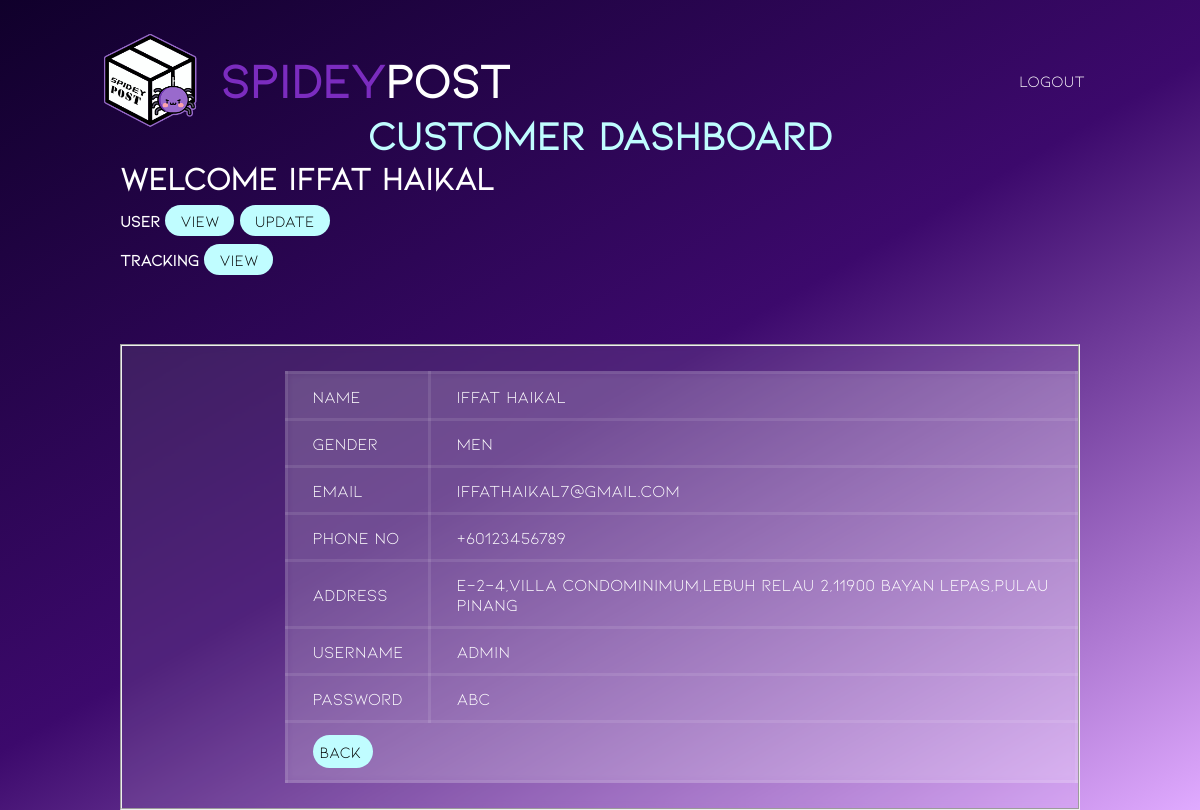
Screenshot of /user/detail_user.php (signed in) with the database file from the repository.
### tables this page shows
CREATE TABLE `customer` (
  `custID` int(10) NOT NULL,
  `username` varchar(50) NOT NULL,
  `password` varchar(50) NOT NULL,
  `custName` varchar(255) NOT NULL,
  `gender` int(5) NOT NULL,
  `custAddress` varchar(255) NOT NULL,
  `custContact` varchar(12) NOT NULL,
  `custEmail` varchar(50) NOT NULL,
  `level_id` int(3) NOT NULL
);

### user/detail_user.php (the view, shortened to what this page needs)
<!DOCTYPE html>
<?php
include('../include/dbconn.php');
$user = $_SESSION['username'];
?>
<html lang="en">
<head>
    <link rel="stylesheet" href="./dashboard.css">
</head>
<body>
    <header id="header">
        <a href="#" class="logo">
            <img src="../Sources/Logo.png" alt="Logo">
            <h2>
                <div>Spidey</div> Post
            </h2>
        </a>
        <ul class="navigation">
            <li><a href="../login/logout.php">Logout</a></li>
        </ul>
    </header>
    <div class="container">
        <div class="bar">
            <h1> Customer Dashboard</h1>
        </div>
        <div class="main">
            <div class="greetinguser">
                <h1>Welcome <?php echo $_SESSION['username']; ?></h1>
                <b>User</b>
                <a href="view_user.php">View</a>
                <a href="update_user.php">Update<br></a>
                <div class="track">
                    <b>Tracking</b>
                    <a href="view_tracking.php">View</a>
                </div>
            </div>
        </div>
        <div class="container1">
            <?php
            $query = "SELECT * FROM customer WHERE custName='$user'";
            $result = mysqli_query($dbconn, $query) or die("Error: " . mysqli_error($dbconn));
            $row = mysqli_fetch_array($result);
            ?>
            <fieldset>
                <form name="edit_user" method="post" action="db_update_user.php" enctype="multipart/form-data">
                    <table class="tableContent">
                        <tr>
                            <td width="16%">Name</td>
                            <td width="84%"><?php echo ucwords(strtolower($row['custName'])); ?></td>
                        </tr>
                        <tr>
                            <td width="16%">Gender</td>
                            <td>
                                <?php if ($row['gender'] == 1) {
                                    echo 'MEN';
                                } ?>
                            </td>
                        </tr>
                        <tr>
                            <td width="16%">Email</td>
                            <td><?php echo $row['custEmail']; ?></td>
                        </tr>
                        <tr>
                            <td width="16%">Phone No</td>
                            <td><?php echo $row['custContact']; ?></td>
                        </tr>
                        <tr>
                            <td width="16%">Address</td>
                            <td><?php echo ucwords(strtolower($row['custAddress'])); ?></td>
                        </tr>
                        <tr>
                            <td width="16%">Username</td>
                            <td><?php echo $row['username']; ?>
                            </td>
                        </tr>
                        <tr>
                            <td width="16%">Password</td>
                            <td><?php echo $row['password']; ?></td>
                        </tr>
                        <tr>
                            <td colspan="2"><input type="button" name="cancel" value="Back " onclick="location.href='view_user.php'" /></td>
                        </tr>
                    </table>
                </form>
            </fieldset>
        </div>
    </div>
</body>
</html>

### user/dashboard.css (style rules this page uses)
* { margin: 0; padding: 0; box-sizing: border-box; font-family: 'Kiona'; color: white; }
body { display: flex; justify-content: center; align-items: center; flex-wrap: wrap; background: linear-gradient(150deg, #10002b,#3c096c, #e0aaff); min-height: 100vh; background-repeat: no-repeat; background-attachment: fixed; }
#header { position: absolute; top: 0; left: 0; width: 100%; padding: 30px 100px; display: flex; justify-content: space-between; align-items: center; z-index: 10000; }
#header .logo { display: flex; color: white; font-weight: 700; font-size: 2em; text-decoration: none; }
#header .logo img { max-height: 100px; padding-right: 20px; }
#header .logo h2 { margin-top: 20px; display: flex; }
#header .logo h2 div { color: #7b2cbf; }
#header .navigation { display: flex; justify-content: center; align-items: center; }
#header .navigation li { list-style: none; margin-left: 20px; }
#header .navigation li a { text-decoration: none; padding: 6px 15px; color: white; border-radius: 20px; }
.container { position: relative; width: 80%; height: 80vh; margin-top: 5%; }
.container .bar { display: flex; justify-content: center; font-size: 20px; font-weight: 500; }
.container .bar h1 { color: #c0fdff; }
.container a { background: #c0fdff; color: #000000; padding: 6px 15px; border-radius: 20px; text-decoration: none; text-align: center; }
.greetinguser h1 { margin-bottom: 15px; }
.greetinguser .track { margin-top: 20px; }
.main { padding-bottom: 50px; }
.tableContent { border-collapse: collapse; margin: 25px 0; font-size: 17px; min-width: 400px; backdrop-filter: blur(4px); background: rgba(255, 255, 255, 0.1); }
.tableContent tbody tr { color: #fff; font-weight: 500; }
.tableContent th, .tableContent td { padding: 12px 25px; border: 3px solid rgba(255, 255, 255, 0.1); }
form { margin-left: 17%; }
form input, form textarea { padding: 15px; font-size: 16px; border: none; outline: none; background: #10002b; color: #fff; resize: none; border-radius: 30px; }
form input[type="submit"], form input[type="button"] { background: #c0fdff; color: #000000; font-weight: 500; padding: 7px; }
fieldset { margin: 25px 0; backdrop-filter: blur(4px); background: rgba(255, 255, 255, 0.1); width: 100%; }

### rows the page displays
customer: custName "Iffat Haikal", custEmail "iffathaikal7@gmail.com", custContact "+60123456789", custAddress "E-2-4,villa Condominimum,lebuh Relau 2,11900 Bayan Lepas,pulau Pinang", username "admin", password "abc"

### other values shown
$_SESSION['username'] "Iffat Haikal"
